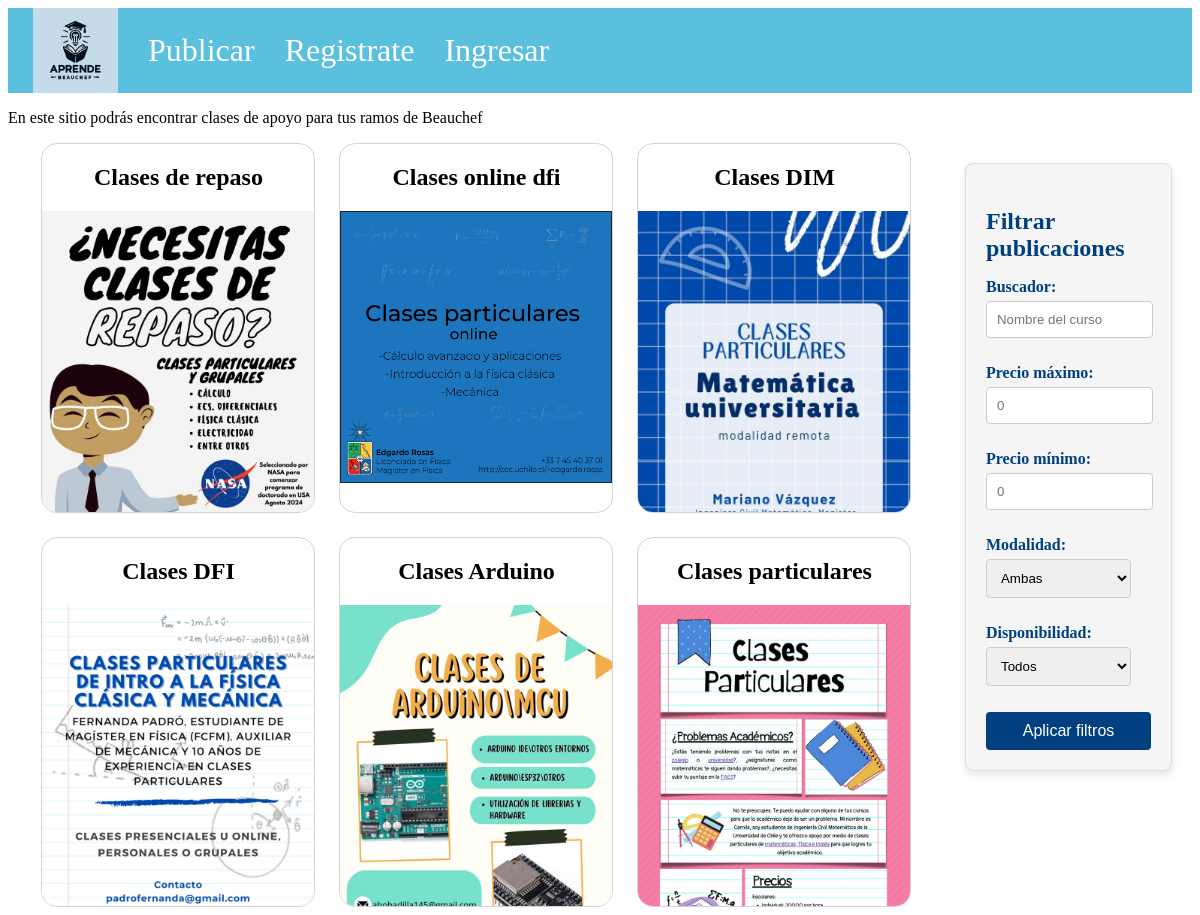
The page / on the database its author committed.
### baseapp/models.py (models this page shows)
class Afiche(models.Model):
    url = models.FileField(upload_to='uploads/')
    descripcion = models.CharField(max_length=200, blank=True)
    nombre = models.CharField(max_length=200)

### baseapp/views.py (the view, shortened to what this page needs)
# urls.py: path("", views.index, name="index"),
def index(request):
    if request.method == "GET":
        posters = Afiche.objects.all().order_by('-id')
        filter_form = FilterForm(request.POST)
        if len(posters) > 8:
            posters = posters[:8]
        else:
            posters = posters
        return render(request, "index.html", {'filter_form': filter_form,'afiches': posters})

### baseapp/static/templates/index.html (shortened to what this page needs)
{%extends 'base_navbar.html'%}
{% load static %}
{%block stylesheets%}
<link rel="stylesheet" type="text/css" href="{% static 'css/index.css' %}">
{%endblock%}
{%block content%}
<p>En este sitio podrás encontrar clases de apoyo para tus ramos de Beauchef</p>
<div class="content">
    <div class="poster">
        {%for poster in afiches%}
        <article>
            <div class="container-title">
                <a href="{% url 'mostrarAfiche' posterID=poster.id %}">
                    <h2>{{poster.nombre}}</h2>
                </a>
            </div>
            <div class="container-poster">
                <img src="{{poster.url.url}}" alt="{{poster.nombre}}">
            </div>
        </article>
        {%endfor%}
    </div>
    <form class="filters" method="POST">
        <div class="filters-container">
            <h3>Filtrar publicaciones</h3>
            {{ filter_form.as_p }}
        </div>
        <div class="filters_button">
            <button id="filters_button" type="submit">Aplicar filtros</button>
        </div>
    </form>
</div>
{%endblock%}

### baseapp/static/css/index.css (style rules this page uses)
.content { display: inline-flex; width: 100%; height: 80%; align-items: flex-start; }
.poster { display: flex; flex-wrap: wrap; margin: 0 auto; justify-content: center; max-width: 75rem; gap: 1.5rem; }
.poster article { width: 17rem; height: 23rem; cursor: pointer; position: relative; display: block; transition: all 0.4s ease-in-out; overflow: hidden; border-radius: 1rem; border: 1px solid lightgray; }
.container-title { display: flex; align-items: center; justify-content: center; }
.poster article a { display: inline-flex; color: var(--primary); text-decoration: none; }
.poster article img { max-width: 100%; transform-origin: center; transition: transform 0.4s ease-in-out; overflow: hidden; }
.container-poster { width: 100%; }
.filters { background-color: #f5f5f5; border: 1px solid #ddd; padding: 20px; border-radius: 8px; box-shadow: 0 4px 8px rgba(0,0,0,0.1); max-width: 300px; margin: 20px; }
.filters-container h3 { color: #004080; font-size: 1.5em; margin-bottom: 10px; }
.filters-container label { color: #004080; font-weight: bold; margin-top: 10px; }
.filters-container input, .filters-container select { width: calc(100% - 20px); padding: 10px; margin-top: 5px; margin-bottom: 10px; border: 1px solid #ccc; border-radius: 4px; }
.filters-container input[type="submit"], .filters_button button { background-color: #004080; color: white; border: none; padding: 10px 20px; font-size: 1em; border-radius: 4px; cursor: pointer; width: 100%; text-align: center; }

### rows shown on the page
Afiche: nombre "Clases de repaso", url (picture)
Afiche: nombre "Clases online dfi", url (picture)
Afiche: nombre "Clases DIM", url (picture)
Afiche: nombre "Clases DFI", url (picture)
Afiche: nombre "Clases Arduino", url (picture)
Afiche: nombre "Clases particulares", url (picture)
